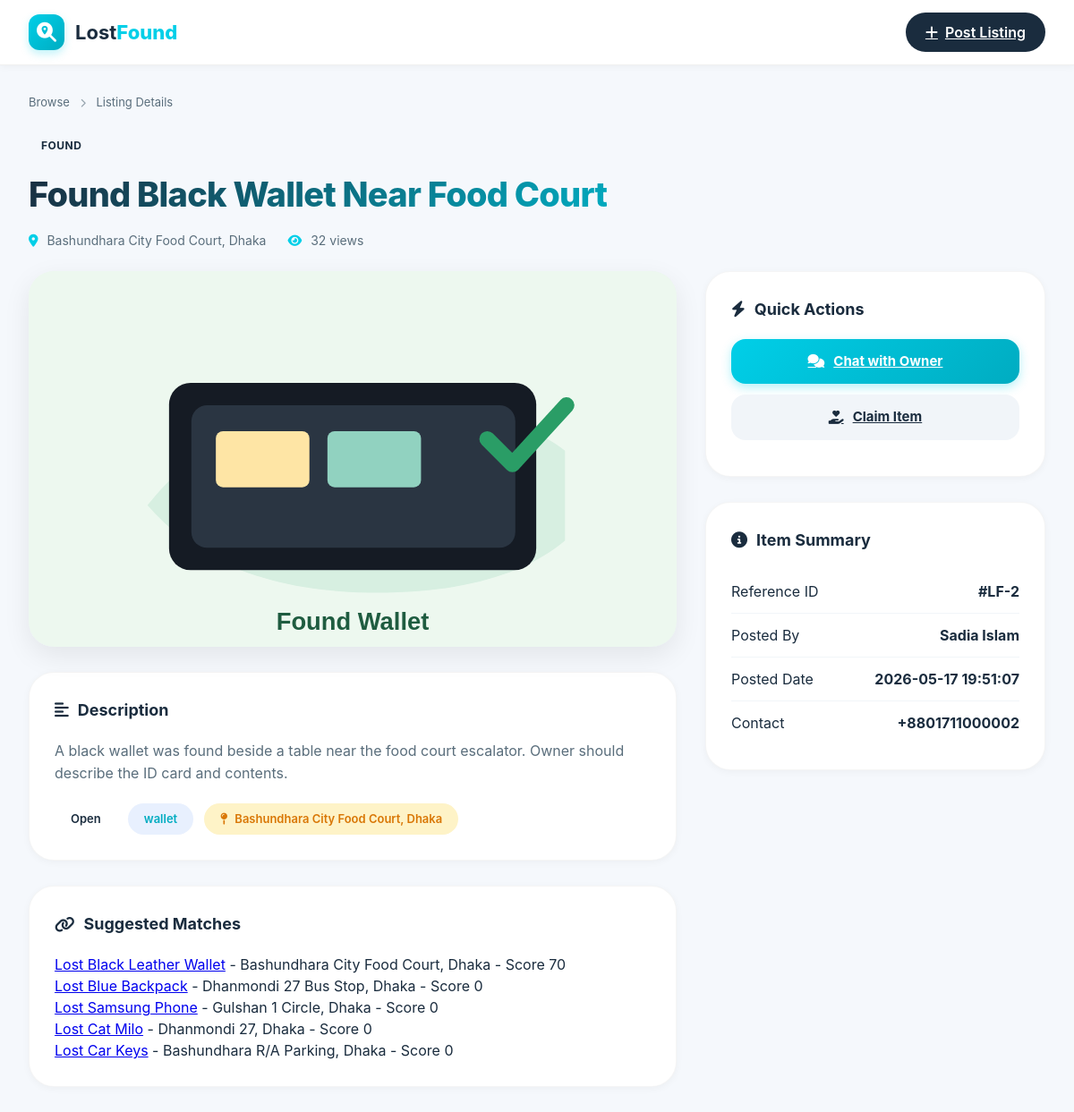
Page /backend-php/post_details_view.php?id=2 on the committed database.
### tables this page shows
CREATE TABLE items (
  id INT AUTO_INCREMENT PRIMARY KEY,
  user_id INT NOT NULL,
  title VARCHAR(180) NOT NULL,
  description TEXT NOT NULL,
  item_type ENUM('lost', 'found') NOT NULL,
  category VARCHAR(60) NOT NULL,
  location_name VARCHAR(180) NOT NULL,
  latitude DECIMAL(10, 7),
  longitude DECIMAL(10, 7),
  date_occurred DATE,
  public_contact VARCHAR(120),
  reward_amount DECIMAL(10, 2) DEFAULT 0,
  priority_level ENUM('normal', 'important', 'emergency') NOT NULL DEFAULT 'normal',
  status ENUM('open', 'matched', 'claimed', 'returned', 'closed', 'removed') NOT NULL DEFAULT 'open',
  view_count INT NOT NULL DEFAULT 0,
  created_at TIMESTAMP NOT NULL DEFAULT CURRENT_TIMESTAMP,
  updated_at TIMESTAMP NOT NULL DEFAULT CURRENT_TIMESTAMP ON UPDATE CURRENT_TIMESTAMP,
  CONSTRAINT fk_items_user FOREIGN KEY (user_id) REFERENCES users(id) ON DELETE CASCADE,
  INDEX idx_items_type_status (item_type, status),
  INDEX idx_items_category (category),
  INDEX idx_items_location (location_name),
  FULLTEXT INDEX ft_items_search (title, description, location_name)
);

CREATE TABLE item_images (
  id INT AUTO_INCREMENT PRIMARY KEY,
  item_id INT NOT NULL,
  image_path VARCHAR(255) NOT NULL,
  is_primary TINYINT(1) NOT NULL DEFAULT 0,
  created_at TIMESTAMP NOT NULL DEFAULT CURRENT_TIMESTAMP,
  CONSTRAINT fk_images_item FOREIGN KEY (item_id) REFERENCES items(id) ON DELETE CASCADE
);

CREATE TABLE users (
  id INT AUTO_INCREMENT PRIMARY KEY,
  username VARCHAR(50) NOT NULL UNIQUE,
  full_name VARCHAR(120) NOT NULL,
  email VARCHAR(150) NOT NULL UNIQUE,
  password_hash VARCHAR(255) NOT NULL,
  phone VARCHAR(30),
  country VARCHAR(60),
  location_name VARCHAR(180),
  avatar_url TEXT,
  email_notifications TINYINT(1) NOT NULL DEFAULT 1,
  push_notifications TINYINT(1) NOT NULL DEFAULT 1,
  sms_notifications TINYINT(1) NOT NULL DEFAULT 0,
  marketing_notifications TINYINT(1) NOT NULL DEFAULT 0,
  gender ENUM('male', 'female', 'other') DEFAULT 'other',
  date_of_birth DATE,
  role ENUM('user', 'admin') NOT NULL DEFAULT 'user',
  is_verified TINYINT(1) NOT NULL DEFAULT 0,
  status ENUM('active', 'blocked') NOT NULL DEFAULT 'active',
  created_at TIMESTAMP NOT NULL DEFAULT CURRENT_TIMESTAMP,
  updated_at TIMESTAMP NOT NULL DEFAULT CURRENT_TIMESTAMP ON UPDATE CURRENT_TIMESTAMP
);

### backend-php/post_details_view.php (the view, shortened to what this page needs)
<?php
require __DIR__ . '/config.php';
$itemId = (int) ($_GET['id'] ?? 0);
$stmt = $pdo->prepare(
    'SELECT i.*, u.full_name, u.id AS owner_id
     FROM items i
     JOIN users u ON u.id = i.user_id
     WHERE i.id = ? AND i.status <> "removed"
     LIMIT 1'
);
$stmt->execute([$itemId]);
$item = $stmt->fetch();
$pdo->prepare('UPDATE items SET view_count = view_count + 1 WHERE id = ?')->execute([$itemId]);
$imageStmt = $pdo->prepare('SELECT image_path FROM item_images WHERE item_id = ? ORDER BY is_primary DESC, id ASC');
$imageStmt->execute([$itemId]);
$images = $imageStmt->fetchAll();
$oppositeType = $item['item_type'] === 'lost' ? 'found' : 'lost';
$keyword = '%' . strtok($item['title'], ' ') . '%';
$matchStmt = $pdo->prepare(
    "SELECT id, title, item_type, category, location_name,
     ((category = ?) * 40 + (location_name LIKE ?) * 30 + ((title LIKE ? OR description LIKE ?) * 30)) AS match_score
     FROM items
     WHERE item_type = ? AND status = 'open' AND id <> ?
     ORDER BY match_score DESC, created_at DESC
     LIMIT 5"
);
$matchStmt->execute([$item['category'], '%' . $item['location_name'] . '%', $keyword, $keyword, $oppositeType, $itemId]);
$matches = $matchStmt->fetchAll();
function h(?string $value): string
{
    return htmlspecialchars((string) $value, ENT_QUOTES, 'UTF-8');
}
?>
<!DOCTYPE html>
<html lang="en">
<head>
  <link rel="stylesheet" href="../Post Details.css">
  <link rel="stylesheet" href="https://cdnjs.cloudflare.com/ajax/libs/font-awesome/6.4.0/css/all.min.css">
</head>
<body>
  <header class="top-nav">
    <div class="nav-container">
      <a href="browse_listing_view.php" class="brand">
        <div class="logo-icon"><i class="fas fa-search-location"></i></div>
        <span>Lost<span class="brand-highlight">Found</span></span>
      </a>
      <div class="header-actions">
        <a class="post-btn-header" href="../Create Post.html"><i class="fas fa-plus"></i> Post Listing</a>
      </div>
    </div>
  </header>
  <main>
    <section class="listing-hero">
      <div class="breadcrumb">
        <a href="browse_listing_view.php">Browse</a> <i class="fas fa-chevron-right"></i>
        <span>Listing Details</span>
      </div>
      <div class="title-container">
        <div class="title-main">
          <div class="status-badge-hero"><?= ucfirst(h($item['item_type'])) ?></div>
          <h1 class="detail-title"><?= h($item['title']) ?></h1>
          <div class="hero-meta">
            <span><i class="fas fa-map-marker-alt"></i> <?= h($item['location_name']) ?></span>
            <span><i class="fas fa-eye"></i> <?= (int) $item['view_count'] + 1 ?> views</span>
          </div>
        </div>
      </div>
    </section>
    <div class="detail-wrapper">
      <div class="detail-left">
        <div class="carousel-container">
          <div class="carousel">
            <div class="carousel-track">
              <?php if ($images): ?>
                <?php foreach ($images as $image): ?>
                  <img src="../<?= h($image['image_path']) ?>" alt="<?= h($item['title']) ?>">
                <?php endforeach; ?>
              <?php else: ?>
                <div class="map-placeholder">
                  <div class="map-content"><i class="fas fa-image"></i><p>No image uploaded</p></div>
                </div>
              <?php endif; ?>
            </div>
          </div>
        </div>
        <div class="card info-card">
          <h2 class="section-title"><i class="fas fa-align-left"></i> Description</h2>
          <p class="detail-desc"><?= nl2br(h($item['description'])) ?></p>
          <div class="meta-chips">
            <div class="chip"><?= ucfirst(h($item['status'])) ?></div>
            <div class="chip chip-neutral"><?= h($item['category']) ?></div>
            <div class="chip chip-location"><i class="fas fa-map-pin"></i> <?= h($item['location_name']) ?></div>
          </div>
        </div>
        <div class="card info-card">
          <h2 class="section-title"><i class="fas fa-link"></i> Suggested Matches</h2>
          <?php foreach ($matches as $match): ?>
            <p>
              <a href="post_details_view.php?id=<?= (int) $match['id'] ?>"><?= h($match['title']) ?></a>
              - <?= h($match['location_name']) ?> - Score <?= (int) $match['match_score'] ?>
            </p>
          <?php endforeach; ?>
        </div>
      </div>
      <div class="detail-right">
        <div class="card sticky-card action-card">
          <h2 class="section-title"><i class="fas fa-bolt"></i> Quick Actions</h2>
          <a class="action-btn btn-primary" href="../Chat.html?item_id=<?= (int) $item['id'] ?>&receiver_id=<?= (int) $item['owner_id'] ?>">
            <i class="fas fa-comments"></i> Chat with Owner
          </a>
          <a class="action-btn btn-secondary" href="../Claim Item.html?item_id=<?= (int) $item['id'] ?>">
            <i class="fas fa-hand-holding-heart"></i> Claim Item
          </a>
        </div>
        <div class="card summary-card">
          <h2 class="section-title"><i class="fas fa-info-circle"></i> Item Summary</h2>
          <div class="summary-row"><span>Reference ID</span><strong>#LF-<?= (int) $item['id'] ?></strong></div>
          <div class="summary-row"><span>Posted By</span><strong><?= h($item['full_name']) ?></strong></div>
          <div class="summary-row"><span>Posted Date</span><strong><?= h($item['created_at']) ?></strong></div>
          <div class="summary-row"><span>Contact</span><strong><?= h($item['public_contact'] ?: 'Use chat') ?></strong></div>
        </div>
      </div>
    </div>
  </main>
</body>
</html>

### rows in the picture
items: item_type "FOUND", location_name "Bashundhara City Food Court, Dhaka", (int) $item['view_count'] + 1 "32", description "A black wallet was found beside a table near the food court escalator. Owner should describe the ID card and contents.", status "Open", category "wallet", id "2", user.full_name "Sadia Islam", created_at "2026-05-17 19:51:07", public_contact "+8801711000002"
item_images: image_path (picture)
items: title "Lost Black Leather Wallet", location_name "Bashundhara City Food Court, Dhaka", match_score "70"
items: title "Lost Blue Backpack", location_name "Dhanmondi 27 Bus Stop, Dhaka", match_score "0"
items: title "Lost Samsung Phone", location_name "Gulshan 1 Circle, Dhaka", match_score "0"
items: title "Lost Cat Milo", location_name "Dhanmondi 27, Dhaka", match_score "0"
items: title "Lost Car Keys", location_name "Bashundhara R/A Parking, Dhaka", match_score "0"
